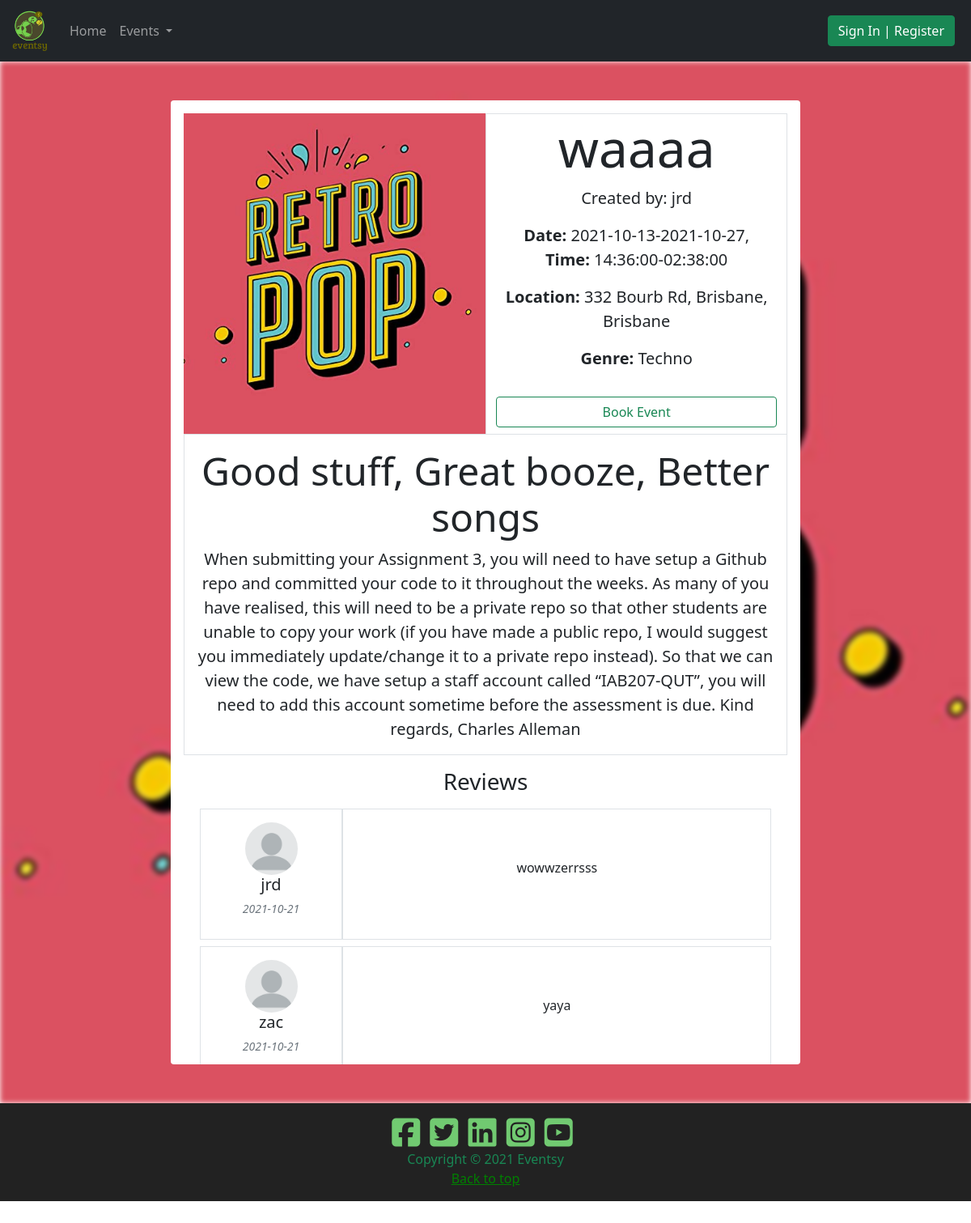
The page /events/4 on the database its author committed.
### Website/models.py (models this page shows, shortened)
class Event(db.Model):
    __tablename__ = 'events'
    id = db.Column(db.Integer, primary_key=True)
    title = db.Column(db.String(80), nullable=False)
    startdate = db.Column(db.Date, nullable=False)
    enddate = db.Column(db.Date, nullable=False)
    status = db.Column(db.String(30), nullable=False)
    starttime = db.Column(db.Time, nullable=False)
    endtime = db.Column(db.Time, nullable=False)
    address = db.Column(db.String, nullable=False)
    city = db.Column(db.String(80))
    suburb = db.Column(db.String(80))
    maxguests = db.Column(db.Integer, nullable=False)
    image = db.Column(db.String(400))
    type = db.Column(db.String(80))
    description = db.Column(db.String(200))
    description_header = db.Column(db.String(100))
    artist = db.Column(db.String(80), nullable=False)
    comments = db.relationship('Comment', backref='events')
    user = db.Column(db.Integer, db.ForeignKey('users.id'))
    name = db.relationship('User', backref='events')

class User(db.Model, UserMixin):
    __tablename__ = 'users'  # good practice to specify table name
    id = db.Column(db.Integer, primary_key=True)
    name = db.Column(db.String(100), index=True, unique=True, nullable=False)
    emailid = db.Column(db.String(100), index=True, nullable=False)
    password_hash = db.Column(db.String(255), nullable=False)
    contact_no = db.Column(db.String(25), nullable=False)
    image = db.Column(
        db.String(400), default="Website\\static\\images\\user_imgs\\profile.png")
    comments = db.relationship('Comment', backref='users')
    bookings = db.relationship('Booking', backref='users')

class Comment(db.Model):
    __tablename__ = 'comments'
    id = db.Column(db.Integer, primary_key=True)
    text = db.Column(db.String(400))
    created_at = db.Column(db.Date, default=datetime.now())
    user = db.Column(db.Integer, db.ForeignKey('users.name'))
    event_id = db.Column(db.Integer, db.ForeignKey('events.id'))

### Website/event.py (the view)
@bp.route('/<id>', methods=["GET", "POST"])
def show(id):
    cform = CommentForm()
    event = Event.query.filter_by(id=id).first()
    event_user = User.query.filter_by(id=event.user).first()
    event_owner = event_user.name
    event_comments = event.comments
    return render_template('event/show.html', event=event, form=cform, event_owner=event_owner, comment_no=5)

### Website/templates/event/show.html (shortened to what this page needs)
{% extends "base.html" %}
{% import "bootstrap/wtf.html" as wtf %}
{% block content %}
<div id="parent_div">
    <div class="d-flex justify-content-center mx-3 noscroll">
        <div class="bg-white col-10 col-xl-8 rounded-2 p-3 my-5" style="overflow-y: scroll;">
            <div class="container mx-auto">
                <div class="events_row row d-flex justify-content-center border-bottom">
                    <div class="col-12 col-lg-6 mx-0 px-0">
                        <img class="event_img" src="../{{event.image}}">
                    </div>
                    <div
                        class="col-lg-6 d-flex flex-column justify-content-center text-center bg-white border-start border-end border-top">
                        <div class="row pt-1">
                            <div class="col-12">
                                <h3 class="display-3">{{event.title}}</h3>
                                <p class="lead"><b>Created by:</b> {{event_owner}}</p>
                            </div>
                        </div>
                        <blockquote class="blockquote">
                            <div class="col-12">
                                <p><b>Date: </b>{{event.startdate}}-{{event.enddate}},<br><b>Time:</b>
                                    {{event.starttime}}-{{event.endtime}}</p>
                            </div>
                            <div class="col-12">
                                <p><b>Location: </b>{{event.address}}, {{event.suburb}}, {{event.city}}</p>
                            </div>
                            <div class="col-12">
                                <p><b>Genre: </b>{{event.type}}</p>
                            </div>
                        </blockquote>
                        <div class="d-grid col-12">
                            <button class="btn btn-outline-success mb-2" type="button" data-bs-toggle="modal"
                                data-bs-target="#bookmodal">Book Event</button>
                        </div>
                    </div>
                </div>
                <div
                    class="row pt-3 d-flex justify-content-center text-center bg-white border-bottom border-end border-start">
                    <div class="col-lg-12 px-3">
                        <div class="row text-center">
                            <div class="col align-self-center">
                                <h6 class="display-5">{{event.description_header}}</h6>
                                <p class="lead">{{event.description}}</p>
                            </div>
                        </div>
                    </div>
                </div>
                    <div class="col text-center mb-3">
                        <h3>Reviews</h3>
                    </div>
                    {% for comment in event.comments %}
                    <div class="comment_loop">
                        <div class="row m-2">
                            <div class="col-xl-3 p-3 ml-2 border text-center">
                                <img src="../../static/images/profile.png" alt="Image not found"
                                    class="rounded-circle prof_pic" />
                                <div class="row mb-1">
                                    <div>
                                        <p class="h5">{{comment.user}}</p>
                                        <h6><small class="form-text text-muted"><i>{{comment.created_at}}
                                                </i></small></h6>
                                    </div>
                                </div>
                            </div>
                            <div class="col-xl-9 border p-1 d-flex flex-column justify-content-center">
                                <p class="text-center mx-2 word-break">{{comment.text}}</p>
                            </div>
                        </div>
                        {% endfor %}
                    </div>
                </div>
            </div>
        </div>
    </div>
</div>
</div>
</html>
{% endblock %}

### Website/templates/base.html (shortened to what this page needs)
<!doctype html>
<html lang="en">
<head>
  <link rel="stylesheet" type="text/css" href="../../static/custom.css">
  <link href="https://cdn.jsdelivr.net/npm/bootstrap@5.1.1/dist/css/bootstrap.min.css" rel="stylesheet"
>
</head>
<header>
  <nav class="navbar navbar-expand-lg navbar-dark bg-dark">
    <div class="container-fluid">
      <a class="navbar-brand" href="{{url_for('main.index')}}">
        <img class="logo" src="../../static/images/logo4.jpg">
      </a>
      <div class="collapse navbar-collapse" id="navbarSupportedContent">
        <ul class="navbar-nav me-auto mb-2 mb-lg-0">
          <li class="nav-item">
            <a class="nav-link" aria-current="page" href="{{url_for('main.index')}}">Home</a>
          </li>
          <li class="nav-item dropdown">
            <a class="nav-link dropdown-toggle" href="#" id="navbarDropdown" role="button" data-bs-toggle="dropdown"
              aria-expanded="false">
              Events
            </a>
          </li>
        </ul>
        {% if current_user.is_authenticated %}
        <div class="d-grid gap-2 d-md-flex justify-content-md-end">
          <button class="btn btn-success me-md-2" onclick="window.location.href='/logout'" type="button">Logout</button>
        </div>
        {% else %}
        <div class="d-grid gap-2 d-md-flex justify-content-md-end">
          <button class="btn btn-success me-md-2" onclick="window.location.href='/login'" type="button">Sign In |
            Register</button>
        </div>
        {% endif %}
      </div>
    </div>
  </nav>
</header>
<main>
  <body>
    {% block content %}
    {% endblock %}
  </body>
<footer>
  <div class="d-flex flex-column text-center">
    <div class="col footicons align-content-center mt-3">
      <a class="me-2" href="https://www.facebook.com/" target="_blank"><i class="fab fa-facebook-square"></i></a>
      <a class="me-2" href="https://twitter.com/joerogan" target="_blank"><i class="fab fa-twitter-square"></i></a>
      <a class="me-2" href="https://www.linkedin.com/feed/" target="_blank"><i class="fab fa-linkedin"></i></a>
      <a class="me-2" href="https://www.instagram.com" target="_blank"><i class="fab fa-instagram-square"></i></a>
      <a class="me-2" href="https://www.youtube.com" target="_blank"><i class="fab fa-youtube-square"></i></a>
    </div>
    <div class="col">
      <p class="text-success mb-0">Copyright © 2021 Eventsy</p>
      <p><a href="#" style="color: green;">Back to top</a></p>
    </div>
  </div>
</footer>
</html>

### Website/static/custom.css (style rules this page uses)
.logo { height: 50px; width: 50px; }
.events_row { border-top-left-radius: 15px; }
.event_img { width: 100%; height: 100%; object-fit: cover; object-position: top; max-height: 500px; max-width: 500px; }
.prof_pic { width:65px; }
.comment_loop { max-height: 300px; }
footer { background:#222; }
.footicons i { color:rgb(113, 202, 113); font-size: 40px; }
.word-break { word-wrap: break-word; }
#parent_div { position: relative; }

### rows shown on the page
Event: image (picture), title "waaaa", startdate "2021-10-13", enddate "2021-10-27", starttime "14:36:00", endtime "02:38:00", address "332 Bourb Rd", suburb "Brisbane", city "Brisbane", type "Techno", description_header "Good stuff, Great booze, Better songs", description "When submitting your Assignment 3, you will need to have setup a Github repo and committed your code to it throughout the weeks. As many of you have realised, this will need to be a private repo so that other students are unable to copy your work (if you have made a public repo, I would suggest you immediately update/change it to a private repo instead). So that we can view the code, we have setup a staff account called “IAB207-QUT”, you will need to add this account sometime before the assessment is due. Kind regards, Charles Alleman"
User: name "jrd"
Comment: user "jrd", created_at "2021-10-21", text "wowwzerrsss"
Comment: user "zac", created_at "2021-10-21", text "yaya"
